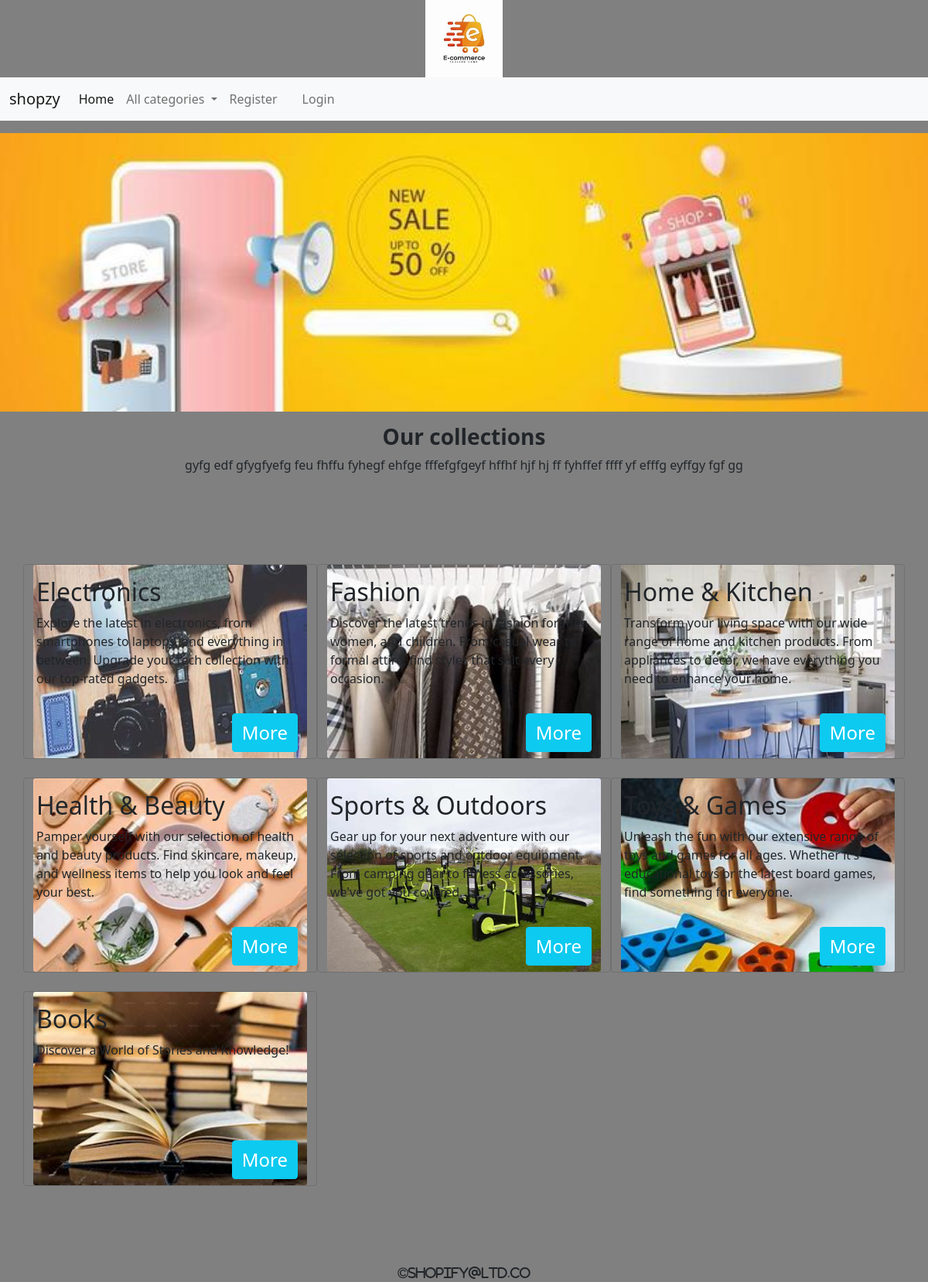
The page / on the database its author committed.
### shop/models.py (models this page shows, shortened)
class Category(models.Model):
    name=models.CharField(max_length=20)
    desc=models.TextField()
    image=models.ImageField(upload_to="category")

### shop/views.py (the view)
# urls.py: path('',views.allcategories,name="categories"),
def allcategories(request):
    c=Category.objects.all()
    context={'cat':c}
    return render(request,'category.html',context)

### cart/context_processors.py (called while the page is built, shortened)
def count_items(request):
    u=request.user
    count=0
    return {'c':count}

### shop/context_processors.py (called while the page is built)
def menu_links(request):
    c=Category.objects.all()
    return {'link':c}#we can use this data globally across all webpages inside our app

### templates/category.html
{% extends 'base.html' %}
{% load static %}
{% block content %}
<div class="row mt-3">
    <div class="col-12 text-center">
        <img src="{% static 'images/banner.jpg' %}"  width="100%" >
    </div>
</div>
<div class="row mt-3" style="margin-bottom:100px">
    <div class="col-12 ">
        <h3 class="text-center fw-bold">Our collections</h3>
        <p style="text-align:center">gyfg edf  gfygfyefg  feu fhffu  fyhegf ehfge fffefgfgeyf hffhf hjf hj ff fyhffef ffff yf efffg eyffgy fgf gg </p>
    </div>
</div>
<div class="container mt-5" style="margin-bottom:100px">
    <div class="row">
        {% for i in cat %}
        <div class="card bg-transparent text-gray col-sm-4 mb-4">
            <img src="{{ i.image.url }}" class="card-img" height="250px" alt="{{ i.name }}">
            <div class="card-img-overlay">
                <h5 class="card-title fs-2">{{ i.name }}</h5>
                <p class="card-text">{{ i.desc }}</p>
                <a href="{% url 'shop:products' id=i.id %}" class="btn btn-info text-white  mb-2 fs-4 position-absolute bottom-0 end-0 m-4" style="font-color:white;">More</a>
            </div>
        </div>
        {% endfor %}
    </div>
</div>
{% endblock %}

### templates/base.html (shortened to what this page needs)
<!DOCTYPE html>
{% load static %}
<html lang="en" xmlns="http://www.w3.org/1999/html">
<head>
     <link href="https://cdn.jsdelivr.net/npm/bootstrap@5.0.2/dist/css/bootstrap.min.css" rel="stylesheet">
  <link rel="stylesheet" href="https://cdnjs.cloudflare.com/ajax/libs/font-awesome/6.5.0/css/all.min.css">
    <link rel="stylesheet" href="https://cdnjs.cloudflare.com/ajax/libs/font-awesome/4.7.0/css/font-awesome.min.css">
  <link rel="stylesheet" href="{% static 'css/style.css' %}">
</head>
<body>
<div class="container-fluid text-center">
    <img src="{% static 'images/logo.jpg'%}" width="100px">
</div>
<header>
<nav class="navbar navbar-expand-lg navbar-light bg-light">
  <div class="container-fluid">
    <a class="navbar-brand" href="#">shopzy</a>
    <div class="collapse navbar-collapse" id="navbarSupportedContent">
      <ul class="navbar-nav me-auto mb-2 mb-lg-0">
        <li class="nav-item">
          <a class="nav-link active" aria-current="page" href="{% url 'shop:categories' %}">Home</a>
        </li>
        <li class="nav-item dropdown">
          <a class="nav-link dropdown-toggle" href="#" id="navbarDropdown" role="button" data-bs-toggle="dropdown" aria-expanded="false">
            All categories
          </a>
        </li>
       <div class="d-flex">
                {% if user.is_authenticated %}
                    <a class="nav-link me-3" href="{% url 'shop:logout' %}">Logout</a>
           {% if user.is_superuser == False %}
                    <a class="nav-link me-3" href="{% url 'cart:orderview' %}">YOUR ORDERS</a>
                  <a class="nav-link me-3" href="{% url 'cart:cartview' %}"><i class="fa-solid fa-cart-shopping"></i><sup class="mx-2 fs-6">{{c}}</sup></a>
           {% else %}
            <a class="nav-link me-3" href="{% url 'shop:add_category' %}">Add Ctegories</a>
            <a class="nav-link me-3" href="{% url 'shop:add_product' %}">Add Product</a>
           {% endif %}
                    <form class="d-flex" method="POST" action="{% url 'search:search' %}">
                        {% csrf_token %}
                        <input class="form-control me-2" type="search" name="q" placeholder="Search" aria-label="Search">
                        <button class="btn btn-outline-success" type="submit">Search</button>
                    </form>
                {% else %}
<li class="nav-item">
    <a class="nav-link me-3" href="{% url 'shop:register' %}">Register</a></li>
           <li class="nav-item">
                    <a class="nav-link me-3" href="{% url 'shop:login' %}">Login</a>
</li>
        {% endif%}
      </ul>
    </div>
  </div>
</nav>
</header>
{%  block content %}
{% endblock %}
<footer class="footer">
  <i class="fa fa-copyright" >shopify@ltd.co</i>
</footer>
</body>
</html>

### static/css/style.css (style rules this page uses)
body { background-color:gray; }
.footer { position: fixed; bottom: 0; width: 100%; text-align: center; }

### rows shown on the page
Category: image (picture), name "Electronics", desc "Explore the latest in electronics, from smartphones to laptops, and everything in between. Upgrade your tech collection with our top-rated gadgets."
Category: image (picture), name "Fashion", desc "Discover the latest trends in fashion for men, women, and children. From casual wear to formal attire, find styles that suit every occasion."
Category: image (picture), name "Home & Kitchen", desc "Transform your living space with our wide range of home and kitchen products. From appliances to decor, we have everything you need to enhance your home."
Category: image (picture), name "Health & Beauty", desc "Pamper yourself with our selection of health and beauty products. Find skincare, makeup, and wellness items to help you look and feel your best."
Category: image (picture), name "Sports & Outdoors", desc "Gear up for your next adventure with our selection of sports and outdoor equipment. From camping gear to fitness accessories, we've got you covered."
Category: image (picture), name "Toys & Games", desc "Unleash the fun with our extensive range of toys and games for all ages. Whether it's educational toys or the latest board games, find something for everyone."
Category: image (picture), name "Books", desc "Discover a World of Stories and Knowledge!"
